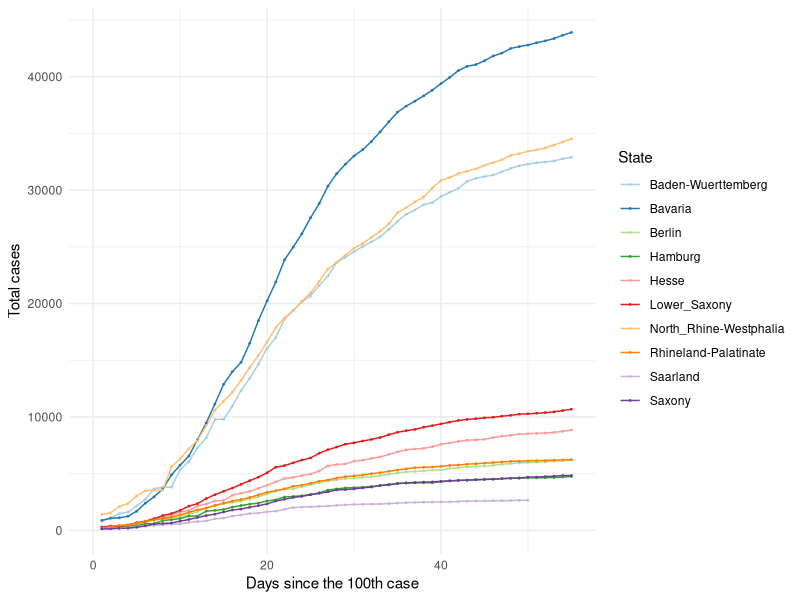
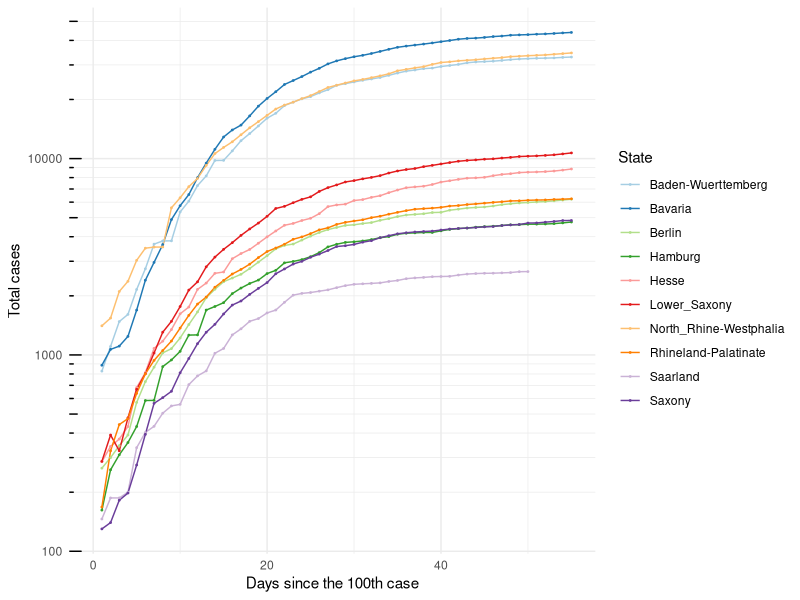
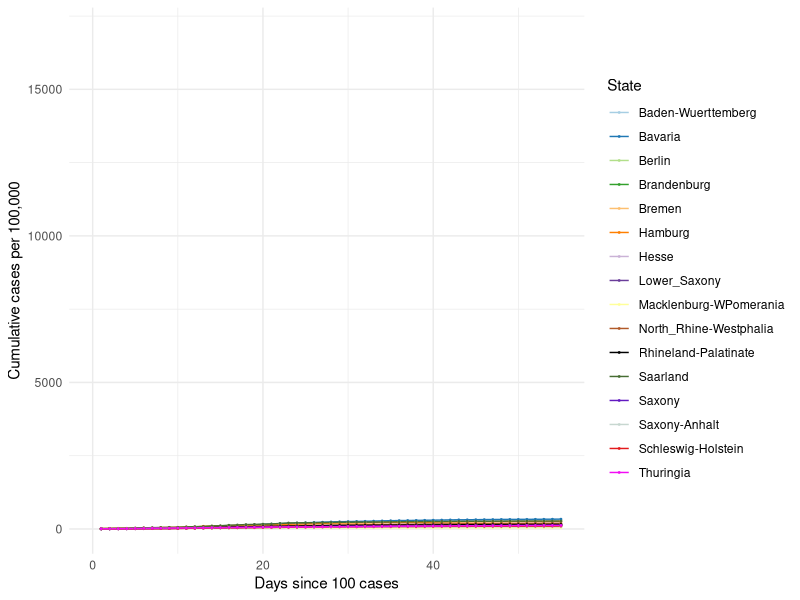
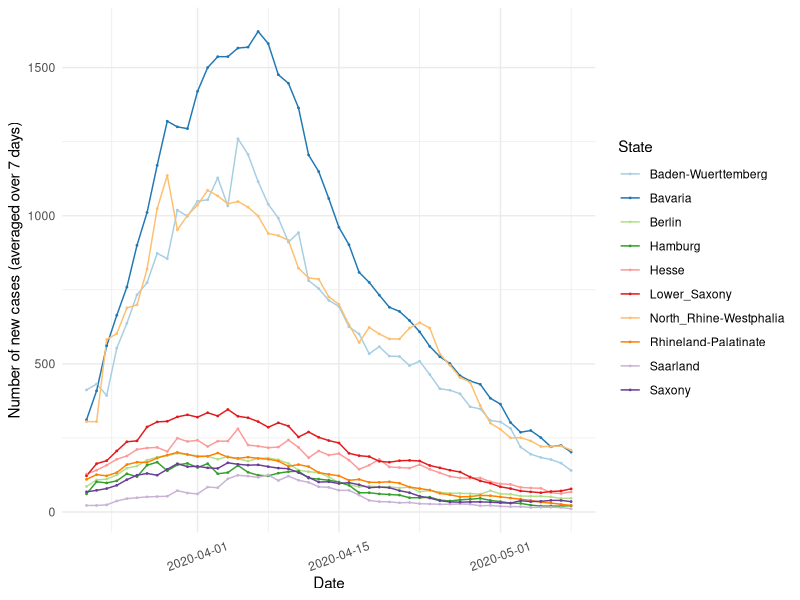
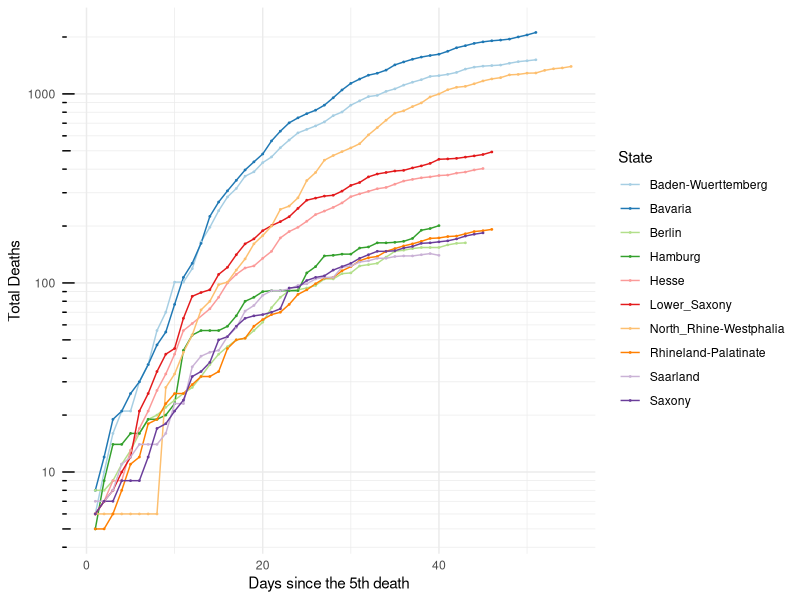
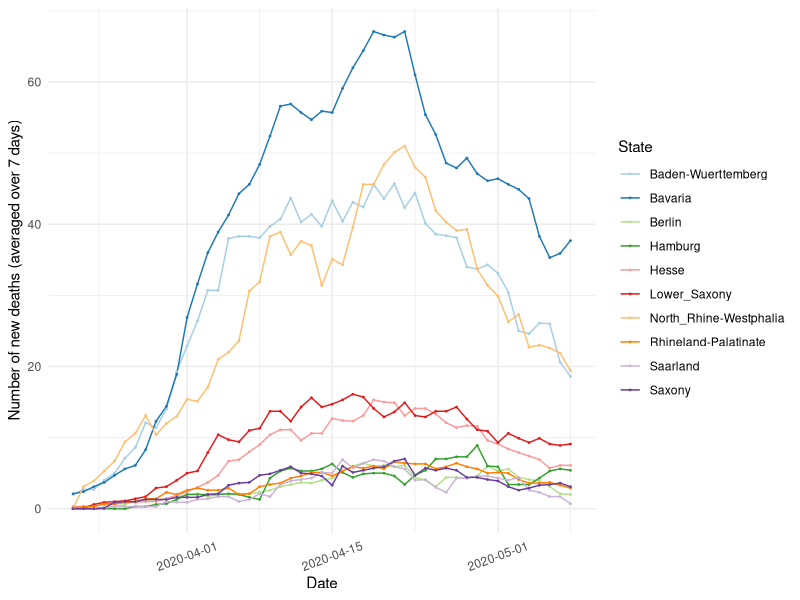

Here is the R script that generated these plots, in order:
## ---- chunk 1

knitr::opts_chunk$set(echo=TRUE, collapse = TRUE)

libload<-function(...) {
    libs<-unlist(list(...))
    req<-unlist(lapply(libs,require,character.only=TRUE))
    need<-libs[req==FALSE]
    if(length(need)>0){ 
        install.packages(need, repos = "https://ftp.fau.de/cran/")
        lapply(need, require, character.only=TRUE)
    }
}
packages <- c("data.table", "ggplot2", "dplyr", "stats", "RColorBrewer", "readr", "here", "scales")
libload(packages)


`%notin%` <- function(x,y) !(x %in% y) 
cumulative.cases <- read_csv(here("static", "data", "Germany10States.csv"))
germany.16states <- read_csv(here("static", "data", "Germany16States.csv"))

colors16 <- c('#A6CEE3', '#1F78B4', '#B2DF8A', '#33A02C',
              '#FDBF6F', '#FF7F00', '#CAB2D6', 
              '#6A3D9A', '#FFFF99', '#B15928', '#000000', '#466D32',
              '#621AC1', '#C7D7D0', '#E31A1C','#F20CF4')

## ---- chunk 2

## 10 States with the highest cumulative cases ##
#################################################

states.filter <- cumulative.cases[cumulative.cases$Days_100 >= 0,]
states.sel <- unique(states.filter$State)

# Choose all the data points for the selected countries starting from Days_100 > 0
states.final <- states.filter[states.filter$State %in% states.sel & states.filter$Days_100 > 0,]

# Plot 1 == Linear scale for total number of cases
cum.plot <- ggplot(data=states.final, aes(x=Days_100, y=Total_Cases, group=State, color=State)) +
            geom_line() + geom_point(size = 0.3) +     
            scale_color_brewer(palette = 'Paired') + 
       #     scale_colour_manual(name= "State", values= colors16) +
            scale_x_continuous('Days since the 100th case', limits=c(0,55)) + scale_y_continuous("Total cases") + 
            #ggtitle('Linear scale') +
            theme_minimal()

print(cum.plot) 

## ---- chunk 3

## Logarithmic scale ##
#######################

base_breaks <- function(n = 10){
  function(x) {
    axisTicks(log10(range(x, na.rm = TRUE)), log = TRUE, n = n)
  }
}

logbreaks <- 10^(-10:10)
logminor_breaks <- rep(1:9, 21)*(10^rep(-10:10, each=9))

cum.plot2 <- ggplot(data=states.final, aes(x=Days_100, y=Total_Cases, group=State, color=State)) +
  geom_line() + geom_point(size=0.3) + scale_color_brewer(palette = 'Paired') +
  scale_x_continuous(name='Days since the 100th case', limits=c(0,55)) + 
  scale_y_continuous(name="Total cases", trans = 'log10', breaks = logbreaks, minor_breaks = logminor_breaks) +
  annotation_logticks(sides="l") + 
  #ggtitle('Logarithmic scale') +
  theme_minimal()

print(cum.plot2)

## ---- chunk 4

states16.filter <- germany.16states[germany.16states$Days_100 > 0,]
states16.sel <- unique(states16.filter$State)

# Choose all the data points for the selected countries starting from Days_100 > 0
states16.final <- states16.filter[states16.filter$State %in% states16.sel & states16.filter$Days_100 > 0,]

# Plot 1 == Linear scale for total number of cases
per100.plot <- ggplot(data=states16.final, aes(x=Days_100, y=Per100, group=State, color=State)) +
            geom_line() + geom_point(size = 0.3) + 
            # scale_color_brewer(palette = 'Paired') +
            scale_colour_manual(name= "State", values= colors16) +
            scale_x_continuous('Days since 100 cases', limits=c(0,55)) + 
            scale_y_continuous("Cumulative cases per 100,000") + 
            #ggtitle('Linear scale') +
            theme_minimal()

print(per100.plot)

## ---- chunk 5
#new.cases <- read_csv(here("static", "data", "GermanyNewCases10States.csv"))

new7days <- states.final[states.final$Avg_7days > 0,]
new7days$Dates <- as.Date(new7days$Dates)

newcase7.plot <- ggplot(data=new7days, aes(x=Dates, y=Avg_7days, group=State, color=State)) +
            geom_line() + geom_point(size = 0.3) + scale_color_brewer(palette = 'Paired') +
            scale_x_date(name='Date', labels=date_format('%Y-%m-%d')) + 
            scale_y_continuous(name="Number of new cases (averaged over 7 days)") + 
            #ggtitle('Linear scale') +
            theme_minimal() + theme(axis.text.x = element_text(angle=20, hjust=0.5, vjust=0.5))

print(newcase7.plot)
 
## ---- chunk 6
#num.deaths <- read_csv(here("static", "data", "GermanyTotalDeaths10States.csv"))

# Choose all the data points for the selected countries starting from Days_5 > 0
deaths.final <- states.final[states.final$DeathsDays_5 > 0,]

# Plot 1 == Linear scale for total number of cases
deaths.plot <- ggplot(data=deaths.final, aes(x=DeathsDays_5, y=Deaths, group=State, color=State)) +
   geom_line() + geom_point(size = 0.3) + scale_color_brewer(palette = 'Paired') +
   scale_x_continuous('Days since the 5th death', limits=c(0,55)) + 
   scale_y_continuous("Total Deaths", trans = 'log10', breaks = logbreaks, 
                      minor_breaks = logminor_breaks) +
   annotation_logticks(sides="l") + 
   #ggtitle('Linear scale') +
   theme_minimal()

print(deaths.plot)

## ---- chunk 7
#new.cases <- read_csv(here("static", "data", "GermanyNewCases10States.csv"))

states.final$Dates <- as.Date(states.final$Dates)
death7days <- states.final
death7days <- death7days[death7days$Dates > as.Date('2020-03-20'),]

death7days.plot <- ggplot(data=death7days, aes(x=Dates, y=Death_7days, group=State, color=State)) +
            geom_line() + geom_point(size = 0.3) + scale_color_brewer(palette = 'Paired') +
            scale_x_date(name='Date', labels=date_format('%Y-%m-%d')) + 
            scale_y_continuous(name="Number of new deaths (averaged over 7 days)") + 
            #ggtitle('Linear scale') +
            theme_minimal() + theme(axis.text.x = element_text(angle=20, hjust=0.5, vjust=0.5))

print(death7days.plot)
 
